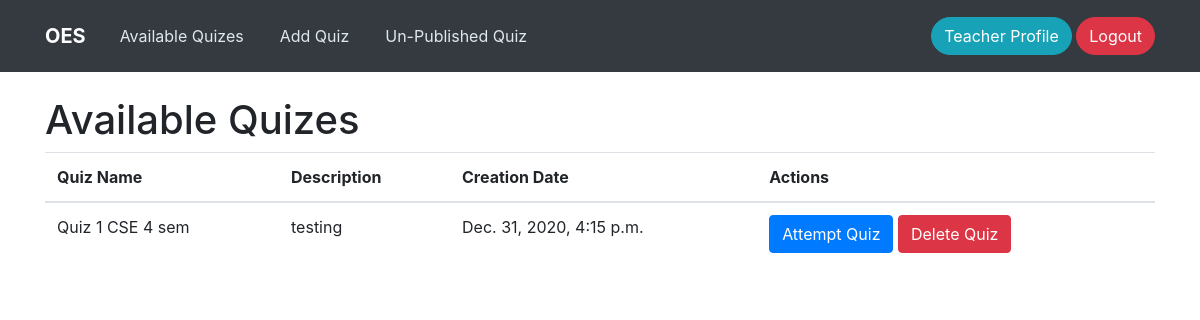
/ (signed in), run on an earlier commit of the app's database.
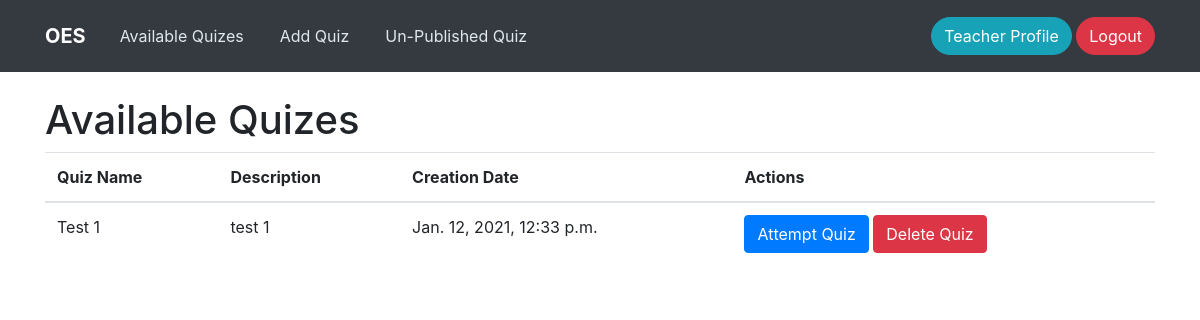
And on a later commit of the database.
### Exam/models.py (models this page shows)
class Quiz(models.Model):
    user=models.OneToOneField(User, on_delete=models.CASCADE)
    name = models.CharField(max_length=1000)
    Branch=models.CharField(max_length=20,null=True,choices=branches)
    Sem=models.CharField(max_length=20,null=True,choices=sem)
    description = models.CharField(max_length=70)
    total_marks = models.IntegerField(help_text="Enter total Marks Note:Each Question is of 1 Marks ! ")
    time=models.IntegerField(help_text="Enter total Time in Minutes ! ")
    created = models.DateTimeField(auto_now_add=True)
    slug = models.SlugField(unique=True)
    published = models.BooleanField(default=False)
    class Meta:
        ordering = ["-created",]
        verbose_name_plural ="Quizzes"
    def __str__(self):
          return self.name

### Exam/views.py (the view)
# urls.py: path('',views.HomePage,name='home'),
@login_required(login_url='login')
def HomePage(request):
    if request.user.groups.filter(name="student").exists():
        Quizes=Quiz.objects.filter(Branch=request.user.student.Branch,Sem=request.user.student.Sem,published=True)
        stud=Authmodels.Student.objects.get(user=request.user)
        if stud.RollNo is None:
            messages.success(request,"Successfully Filled Out the Known Information")
            return redirect("details_stud")
    elif request.user.groups.filter(name="teacher").exists():
        Quizes=Quiz.objects.filter(Branch=request.user.teacher.Branch,Sem=request.user.teacher.Sem,published=True)
        teach=Authmodels.Teacher.objects.get(user=request.user)
        if teach.UID is None:
            messages.success(request,"Successfully Filled Out the Known Information")
            return redirect("details_teach")
    else:
        Quizes=Quiz.objects.filter(published=True)
    context={'quizes':Quizes}
    return render(request,"Exam/Home.html",context)

### Authentication/templatetags/auth_extras.py (called while the page is built)
@register.filter(name='has_group')
def has_group(user, group_name):
    group = Group.objects.get(name=group_name)
    return True if group in user.groups.all() else False

### templates/Exam/Home.html (shortened to what this page needs)
{% extends "base.html" %}
{% block body %}
{% load auth_extras %}
{% include 'Exam/Nav.html'%}
<div class="container mt-4">
    <h1>Available Quizes</h1>
        <div class="table-responsive">
        <table class="table">
            <thead>
                <tr>
                    <th>Quiz Name</th>
                    <th>Description</th>
                    <th>Creation Date</th>
                    <th>Actions</th>
                </tr>
            </thead>
            <tbody>
                {% for quiz in quizes %}
                <tr>
                    <td scope="row">{{quiz}}</td>
                    <td>{{quiz.description}}</td>
                    <td>{{quiz.created}}</td>
                    <td>
                        <a class="btn btn-primary" href="{% url 'attemptquiz' quiz.slug %}" role="button">Attempt Quiz</a>
                        {% if request.user|has_group:"teacher" %}
                        <a class="btn btn-danger" href="{% url 'deletequiz' quiz.id %}" role="button">Delete Quiz</a>
                        {% endif %}
                    </td>
                </tr>
                {% endfor %}
            </tbody>
        </table>
    </div>
</div>
{% endblock body %}

What changed in the data, as far as the page shows it:
removed Quiz: name "Quiz 1 CSE 4 sem", description "testing", created "Dec. 31, 2020, 4:15 p.m."
added Quiz: name "Test 1", description "test 1", created "Jan. 12, 2021, 12:33 p.m."
